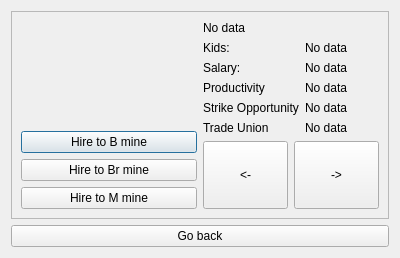
<?xml version="1.0" encoding="UTF-8"?>
<ui version="4.0">
 <class>NewMinerUI</class>
 <widget class="QDialog" name="NewMinerUI">
  <property name="geometry">
   <rect>
    <x>0</x>
    <y>0</y>
    <width>400</width>
    <height>258</height>
   </rect>
  </property>
  <property name="windowTitle">
   <string>Dialog</string>
  </property>
  <layout class="QGridLayout" name="gridLayout">
   <item row="0" column="0">
    <widget class="QFrame" name="frameNew">
     <property name="frameShape">
      <enum>QFrame::StyledPanel</enum>
     </property>
     <property name="frameShadow">
      <enum>QFrame::Raised</enum>
     </property>
     <layout class="QGridLayout" name="gridLayout_2">
      <item row="0" column="0" rowspan="2">
       <layout class="QVBoxLayout" name="verticalLayout_2">
        <item>
         <widget class="QLabel" name="Icon">
          <property name="sizePolicy">
           <sizepolicy hsizetype="Preferred" vsizetype="Preferred">
            <horstretch>0</horstretch>
            <verstretch>0</verstretch>
           </sizepolicy>
          </property>
          <property name="cursor">
           <cursorShape>ArrowCursor</cursorShape>
          </property>
          <property name="layoutDirection">
           <enum>Qt::LeftToRight</enum>
          </property>
          <property name="autoFillBackground">
           <bool>false</bool>
          </property>
          <property name="text">
           <string/>
          </property>
          <property name="pixmap">
           <pixmap resource="res.qrc">:/img/new.png</pixmap>
          </property>
          <property name="alignment">
           <set>Qt::AlignCenter</set>
          </property>
         </widget>
        </item>
        <item>
         <layout class="QVBoxLayout" name="verticalLayout">
          <item>
           <widget class="QPushButton" name="newToBlackBtn">
            <property name="text">
             <string>Hire to B mine</string>
            </property>
           </widget>
          </item>
          <item>
           <widget class="QPushButton" name="newToBrownBtn">
            <property name="text">
             <string>Hire to Br mine</string>
            </property>
           </widget>
          </item>
          <item>
           <widget class="QPushButton" name="newToUranBtn">
            <property name="text">
             <string>Hire to M mine</string>
            </property>
           </widget>
          </item>
         </layout>
        </item>
       </layout>
      </item>
      <item row="0" column="1">
       <layout class="QFormLayout" name="formLayout">
        <item row="1" column="0">
         <widget class="QLabel" name="labelKidsText">
          <property name="text">
           <string>Kids:</string>
          </property>
         </widget>
        </item>
        <item row="1" column="1">
         <widget class="QLabel" name="labelKids">
          <property name="text">
           <string>No data</string>
          </property>
         </widget>
        </item>
        <item row="2" column="0">
         <widget class="QLabel" name="labelSalaryText">
          <property name="text">
           <string>Salary:</string>
          </property>
         </widget>
        </item>
        <item row="2" column="1">
         <widget class="QLabel" name="labelSalary">
          <property name="text">
           <string>No data</string>
          </property>
         </widget>
        </item>
        <item row="3" column="0">
         <widget class="QLabel" name="labelProdText">
          <property name="text">
           <string>Productivity</string>
          </property>
         </widget>
        </item>
        <item row="3" column="1">
         <widget class="QLabel" name="labelProd">
          <property name="text">
           <string>No data</string>
          </property>
         </widget>
        </item>
        <item row="4" column="0">
         <widget class="QLabel" name="labelStrikOpText">
          <property name="text">
           <string>Strike Opportunity</string>
          </property>
         </widget>
        </item>
        <item row="4" column="1">
         <widget class="QLabel" name="labelStrikOp">
          <property name="text">
           <string>No data</string>
          </property>
         </widget>
        </item>
        <item row="5" column="0">
         <widget class="QLabel" name="labelUnionText">
          <property name="text">
           <string>Trade Union</string>
          </property>
         </widget>
        </item>
        <item row="5" column="1">
         <widget class="QLabel" name="labelUnion">
          <property name="text">
           <string>No data</string>
          </property>
         </widget>
        </item>
        <item row="0" column="0" colspan="2">
         <widget class="QLabel" name="labelName">
          <property name="text">
           <string>No data</string>
          </property>
         </widget>
        </item>
       </layout>
      </item>
      <item row="1" column="1">
       <layout class="QHBoxLayout" name="horizontalLayout">
        <item>
         <widget class="QPushButton" name="minerListLeftBtn_2">
          <property name="sizePolicy">
           <sizepolicy hsizetype="Minimum" vsizetype="Preferred">
            <horstretch>0</horstretch>
            <verstretch>0</verstretch>
           </sizepolicy>
          </property>
          <property name="text">
           <string>&lt;-</string>
          </property>
         </widget>
        </item>
        <item>
         <widget class="QPushButton" name="minerListRightBtn_2">
          <property name="sizePolicy">
           <sizepolicy hsizetype="Preferred" vsizetype="Preferred">
            <horstretch>0</horstretch>
            <verstretch>0</verstretch>
           </sizepolicy>
          </property>
          <property name="text">
           <string>-&gt;</string>
          </property>
         </widget>
        </item>
       </layout>
      </item>
     </layout>
    </widget>
   </item>
   <item row="1" column="0">
    <widget class="QPushButton" name="goBackButton">
     <property name="text">
      <string>Go back</string>
     </property>
    </widget>
   </item>
  </layout>
 </widget>
 <resources>
  <include location="res.qrc"/>
 </resources>
 <connections>
  <connection>
   <sender>goBackButton</sender>
   <signal>clicked()</signal>
   <receiver>NewMinerUI</receiver>
   <slot>accept()</slot>
   <hints>
    <hint type="sourcelabel">
     <x>262</x>
     <y>232</y>
    </hint>
    <hint type="destinationlabel">
     <x>396</x>
     <y>254</y>
    </hint>
   </hints>
  </connection>
 </connections>
</ui>
